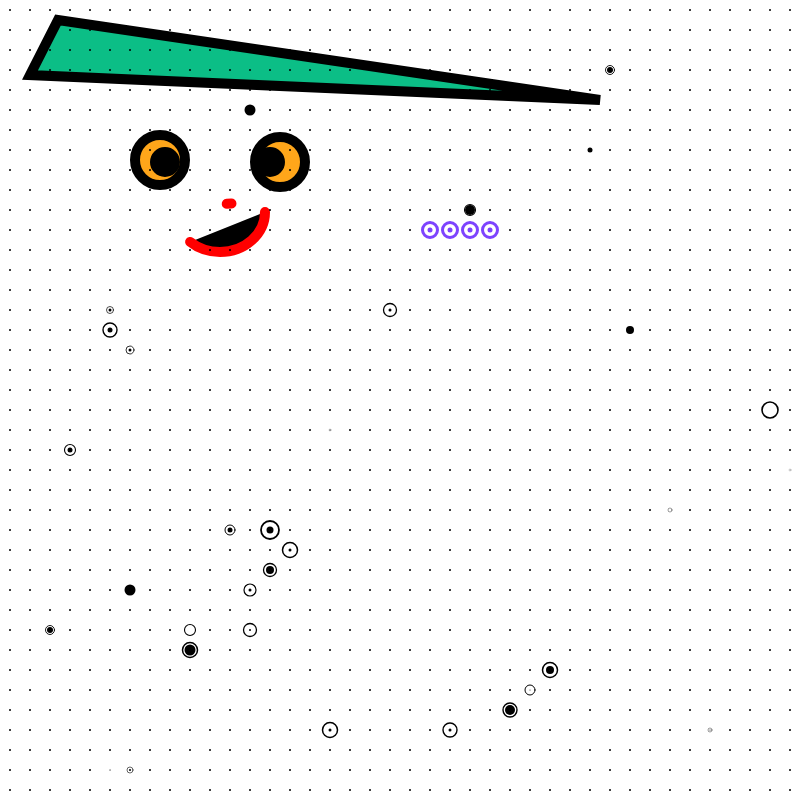
Frame 1 (no input)
Frame 2 (the mouse pressed at the canvas centre, redrawn once): identical to frame 1, image omitted

The p5.js sketch that drew this single still picture (run headless with seeded random() and noise() and a simulated clock; the mouse was pressed at the canvas centre and the sketch redrawn once):

// p5.js sketch
// ── sketch.js
//Create an array with HEX values that represent colors
let colorArray = ["#ED7A8E", "#7D43FE", "#132BA8","#000000", "#FFFFFF"];


//Grid is split into steps of 20. This variable is used throughout,
//to ensure consistency
let gridStep = 20;

function setup() {
  noLoop(); //Program renders only once - when setup executes (also in Events - i.e. key, mouse clicks)
  rectMode(CENTER); //drawing point for rect() is center
  createCanvas(800, 800); //size of the canvas
  background(255);

  grid();
  //The following loop runs 4 times. Each time, the functions are executed
  for (let i=0; i<4; i++){
    circleBlocks(int(random(5)),int(random(5))); //arguments define XY starting position
  }
}




function draw(){
  //background(255);
  //grid();
}

function grid(){
  let size = 2;
  let stepX = 0;

  push();
  strokeWeight(10);
  fill("#0BBE86")
  triangle(30, 75, 58, 20, 600,100);
  fill("#FFA61A")
  translate(60,60);
  ellipse(100,100,50,50);
  fill("#FFA61A");
  translate(120,2);
  ellipse(100,100,50,50);
  fill("#000000");
  ellipse(-15,100, 20, 20);
  fill("#000000");
  ellipse(90,100,20,20);
  //noFill();
  stroke("#FF0000");
  arc(40,150, 90, 80, 0, PI -QUARTER_PI , OPEN);
  arc(100,190, 400, 100, PI+ QUARTER_PI-0.05, PI+ QUARTER_PI, OPEN);

  pop();

  for (let y = 10; y < width; y+=gridStep) {
    for (let x = 10; x < height; x+=gridStep) {
      //stroke(255,0,0);
      //strokeWeight(1);
      let randomStep = int(random(width/gridStep));

      if (x == 10) stepX = 0;
      else stepX = stepX + 1;

      if (randomStep == stepX){
        stroke(0);
        let newSizeStroke = int(random(20));
        strokeWeight(newSizeStroke/10);
        noFill();
        ellipse(x, y, newSizeStroke, newSizeStroke);
        noStroke();
        fill(0);
        let newSize = int(random(12));
        ellipse(x, y, newSize, newSize);
      } else {
        noStroke();
        fill(0);
        ellipse(x, y, size, size);
      }
    }
  }
}


function circleBlocks(xTimes, yTimes){
  let xRand = int(random(width/gridStep));
  let yRand = int(random(height/gridStep));
  let xPos = xRand*gridStep;
  let yPos = yRand*gridStep;

  let angle = 45;

  push();
  translate(xPos, yPos);
  let colorCircle = colorArray[int(random(5))];
  for (let y = 10; y < xTimes*gridStep; y+=gridStep) {
    for (let x = 10; x < yTimes*gridStep; x+=gridStep) {
      push(); //apply this at the beginning of the transformation
      translate(x, y); //assign here the shape position
      noFill();
      stroke(colorCircle);
      strokeWeight(3);
      ellipse(0, 0, 15, 15); //position is driven by translate()
      noStroke();
      fill(colorCircle);
      ellipse(0, 0, 5, 5); //position is driven by translate()
      pop();
    }
  }
  pop();
}

//Use keys A,S,D to draw additional shapes according to the functions we have
function keyPressed() {
  if (key == 'd' || key == 'D'){
    grid();
  }
  if (key == 's' || key == 'S'){
    for (let i=0; i<4; i++){
      circleBlocks(int(random(5)),int(random(5)));
    }
  }
}
